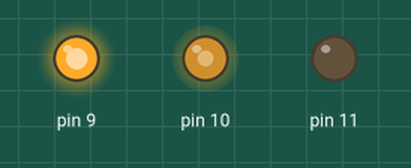
A sketch run on a simulated Arduino Uno, built with avr-gcc and run on an emulated ATmega328P. Shown: output pins drawn as LEDs (lit = HIGH).

Above: at 0.1 s.
Timing chart, 0 to 1.6 s (numbered marks = the images above):
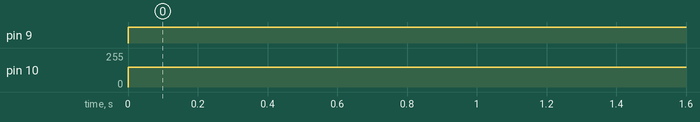

The sketch:

EX6.7.ino
```cpp
void setup()
{
pinMode(9, OUTPUT);  //R
pinMode(10, OUTPUT); //G
pinMode(11, OUTPUT); //B
}

void loop()
{
  //analogWrite(9,  255-228); //PINK
  //analogWrite(10, 255-67);
  //analogWrite(11, 255-183);
  analogWrite(9,  255-0);     //BLUE
  analogWrite(10, 255-108);
  analogWrite(11, 255-255);
}
```

Measured:
- by itself, pin 9: LOW → HIGH at 0.00 s
- by itself, pin 10: 0/255 → 147/255 at 0.00 s
